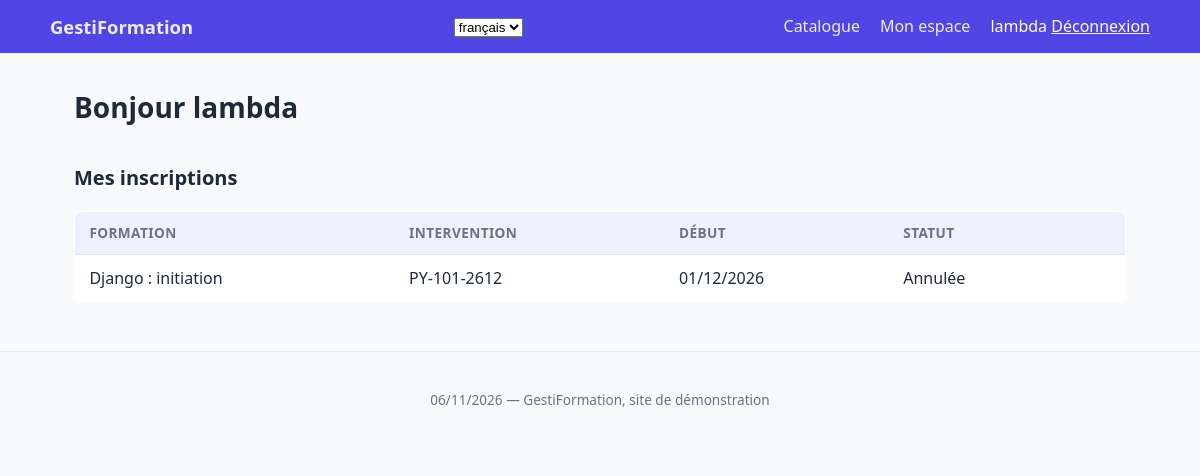
The app's page /fr/mon-espace/ (signed in), older data.
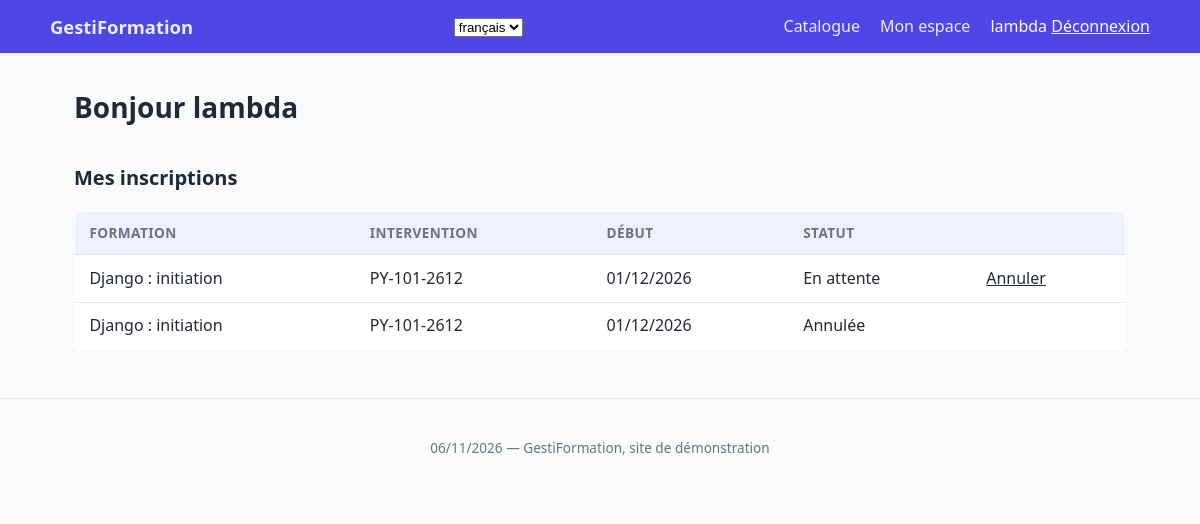
The same page, newer data.
### catalog/models.py (models this page shows, shortened)
class Inscription(models.Model):
    STATUTS = [
        ('P', _('En attente')),
        ('C', _('Confirmée')),
        ('X', _('Annulée')),
    ]
    statut = models.CharField(_('statut'), max_length=1, default="P", choices=STATUTS)
    montant_ht = models.DecimalField(_('montant HT (€)'), max_digits=10, decimal_places=2)
    date_inscription = models.DateTimeField(_('inscrit le'), auto_now_add=True)
    client = models.ForeignKey(
        Client, on_delete=models.PROTECT, related_name='inscriptions', verbose_name=_('client')
    )
    intervention = models.ForeignKey(
        Intervention, on_delete=models.PROTECT, related_name='inscriptions', verbose_name=_('intervention'),
    )
    class Meta:
        verbose_name = _('inscription')
        ordering = ['-date_inscription']
        constraints = [
            models.UniqueConstraint(
                fields=["client", "intervention"],
                condition=~Q(statut='X'),
                name='inscription_unique_client_intervention_active',
            )
        ]
        permissions = [('annuler_inscription', _("Peut annuler l'inscription d'un client"))]

class Intervention(models.Model):
    STATUS = [
        ("A", _("à venir")),
        ("E", _("En cours")),
        ("C", _("Clôturée")),
    ]
    numero = models.CharField(_('numéro'), max_length=16, unique=True) # PY-101-002
    date_debut = models.DateField(_('date de début'))
    date_fin = models.DateField(_('date de fin'))
    ville = models.CharField(_('ville'), max_length=60, default='Paris')
    capacite = models.PositiveSmallIntegerField(_('capacité (places)'))
    nb_inscrits = models.PositiveSmallIntegerField(_('inscrits'), default=0)
    statut = models.CharField(_('statut'), max_length=1, default="A", choices=STATUS)
    formation = models.ForeignKey(
        Formation,
        verbose_name=_('formation'),
        null=True,
        on_delete=models.SET_NULL,
        related_name="interventions"
    )
    class Meta:
        verbose_name = _('intervention')
        ordering = ['date_debut']

class Formation(models.Model):
    code = models.CharField(_('code'), max_length=12, unique=True)  # PY-101
    nom = models.CharField(_('intitulé'), max_length=120)
    public = models.CharField(_('public visé'), max_length=60, blank=True)
    duree  = models.PositiveSmallIntegerField(_('durée (jours)'))
    prix  = models.DecimalField(_('tarif HT (€)'), max_digits=10, decimal_places=2)
    nouveaute = models.BooleanField(_('nouveauté'), default=False)
    date_creation = models.DateTimeField(_('créée le'), auto_now_add=True)
    competences = models.ManyToManyField(
        Competence,
        blank=True,
        related_name='formations',
        verbose_name=_('compétences'),
    )
    class Meta:
        verbose_name = _('formation')
        ordering = ['code']

### catalog/views.py (the view)
# urls.py: path('mon-espace/', views.mon_espace, name='mon-espace'),
@login_required
def mon_espace(request):
    client = Client.objects.filter(utilisateur=request.user).first()
    inscriptions = (
        Inscription.objects
        .filter(client__utilisateur=request.user)        # ← la propriété est dans la requête
        .select_related('intervention__formation')
    )
    return render(request, 'catalog/mon_espace.html', {
        'client': client, 'inscriptions': inscriptions,
    })

### catalog/templates/catalog/mon_espace.html (shortened to what this page needs)
{% extends "catalog/base.html" %}
{% block contenu %}
<section class="espace">
    <h1>Bonjour {{ user.first_name|default:user.get_username }}</h1>
    <h2>Mes inscriptions</h2>
    <table class="tableau">
        <thead><tr><th>Formation</th><th>Intervention</th><th>Début</th><th>Statut</th><th></th></tr></thead>
        <tbody>
        {% for i in inscriptions %}
            <tr>
                <td>{{ i.intervention.formation.nom }}</td>
                <td>{{ i.intervention.numero }}</td>
                <td>{{ i.intervention.date_debut|date:"d/m/Y" }}</td>
                <td>{{ i.get_statut_display }}</td>
                <td>
                    {% if i.statut != 'X' %}
                    <form method="post" action="{% url 'catalog:annuler-ma-inscription' i.pk %}" class="inline">
                        {% csrf_token %}<button type="submit" class="lien">Annuler</button>
                    </form>
                    {% endif %}
                </td>
            </tr>
        {% empty %}
            <tr><td colspan="5" class="vide">Aucune inscription.</td></tr>
        {% endfor %}
        </tbody>
    </table>
</section>
{% endblock %}

Row changes from the older to the newer data that the page shows:
added Inscription: intervention.formation.nom "Django : initiation", intervention.numero "PY-101-2612", intervention.date_debut "01/12/2026", statut "En attente", shows "Annuler"
